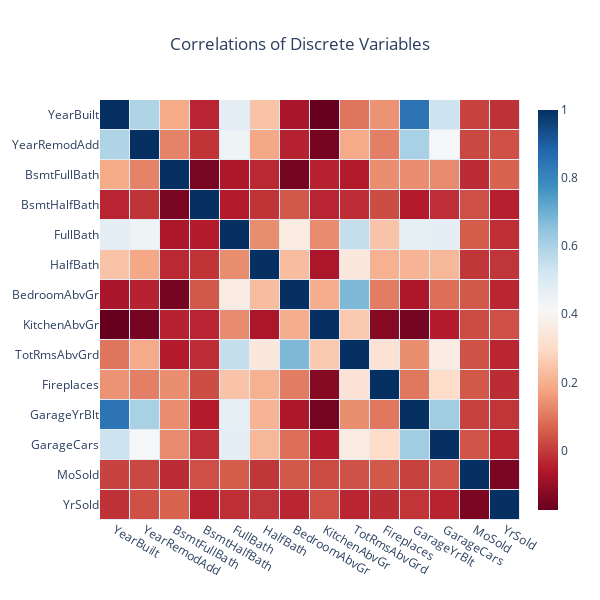

The cell this chart's notebook holds for it:
### Code cell
# How correlated are these variables?
# First let's standardize to mean 0, std 1

for col in disc:
    house_s[col] = (house[col] - house[col].mean()) / house[col].std()
disc_corr = house_s[disc].T @ house_s[disc] / (nrows-1)

heat = go.Heatmap(z=disc_corr,
                  x=disc_corr.index,
                  y=disc_corr.index,
                  xgap=1, ygap=1,
                  colorscale='RdBu',
                  colorbar_thickness=20,
                  colorbar_ticklen=3,
                  #hovertext =hovertext,
                  #hoverinfo='text'
)
layout = go.Layout(title_text='Correlations of Discrete Variables', title_x=0.5, 
                   width=600, height=600,
                   xaxis_showgrid=False,
                   yaxis_showgrid=False,
                   yaxis_autorange='reversed'
                  )
   
fig7=go.Figure(data=[heat], layout=layout)        
fig7.show()

### Figure 1 — Plotly figure (JSON) as saved in the notebook; plotly's stock layout.template omitted (floating-point values rounded to 4 significant figures; data arrays with more than 128 entries replaced by an {"elided": "..."} marker saying what was removed)
{"data": [{"colorbar": {"thickness": 20, "ticklen": 3}, "colorscale": [[0, "rgb(103,0,31)"], [0.1, "rgb(178,24,43)"], [0.2, "rgb(214,96,77)"], [0.3, "rgb(244,165,130)"], [0.4, "rgb(253,219,199)"], [0.5, "rgb(247,247,247)"], [0.6, "rgb(209,229,240)"], [0.7, "rgb(146,197,222)"], [0.8, "rgb(67,147,195)"], [0.9, "rgb(33,102,172)"], [1, "rgb(5,48,97)"]], "type": "heatmap", "x": ["YearBuilt", "YearRemodAdd", "BsmtFullBath", "BsmtHalfBath", "FullBath", "HalfBath", "BedroomAbvGr", "KitchenAbvGr", "TotRmsAbvGrd", "Fireplaces", "GarageYrBlt", "GarageCars", "MoSold", "YrSold"], "xgap": 1, "y": ["YearBuilt", "YearRemodAdd", "BsmtFullBath", "BsmtHalfBath", "FullBath", "HalfBath", "BedroomAbvGr", "KitchenAbvGr", "TotRmsAbvGrd", "Fireplaces", "GarageYrBlt", "GarageCars", "MoSold", "YrSold"], "ygap": 1, "z": {"elided": "14x14 float values"}}], "layout": {"height": 600, "title": {"text": "Correlations of Discrete Variables", "x": 0.5}, "width": 600, "xaxis": {"showgrid": false}, "yaxis": {"autorange": "reversed", "showgrid": false}}}
